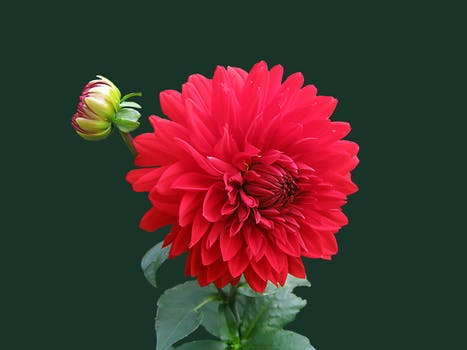
#> input picture src/Images and Videos/img.jpeg, 467 x 350 px
$ python Cartoon_Effect.py
#> lines starting #> are read from the running program, lines starting #| are printed output that depends on the picture; after the words box and inside, x2 and y2 are one past the last pixel; in counts of white or black regions, pixels touching at a corner belong together
#import package

import cv2
import numpy as np

# read image
img = cv2.imread('../Images and Videos/img.jpeg')
#> img is the input picture: shape (350, 467, 3); mean B, G, R 45.6, 50, 72.5

# image shape
h,w,c = img.shape
#> h = 350; w = 467; c = 3
print(f'Image shape : ({h},{w})')
#| Image shape : (350,467)

# resize the image
img_resize = cv2.resize(img, (600,600))
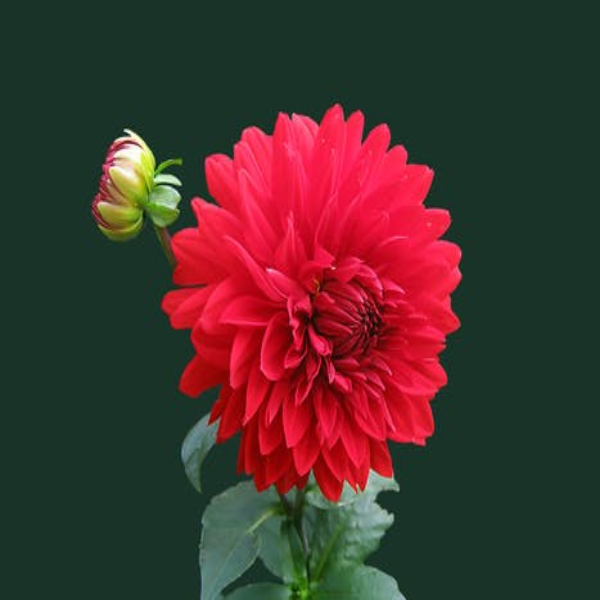
#> img_resize: shape (600, 600, 3); mean B, G, R 45.6, 49.9, 72.4

# Dataloader
num_bilateral = 7          # number of bilateral filtering steps

cv2.imshow('original',img)
cv2.imshow('resized_img',img_resize)
# apply small bilateral filter instead of applying one large filter
'''
Arguments of bilateral filter
1. d: Diameter of each pixel neighborhood
2. sigmaColor :  filter sigma in the color space
3. sigmaSpace :  filter sigma in the coordinate space.
'''

for i in range(num_bilateral):
    img_color = cv2.bilateralFilter(img_resize,d=9,
                                        sigmaColor=9,
                                        sigmaSpace=7)

cv2.imshow('Bilateral_Image',img_color)

img_gray = cv2.cvtColor(img_resize, cv2.COLOR_BGR2GRAY)
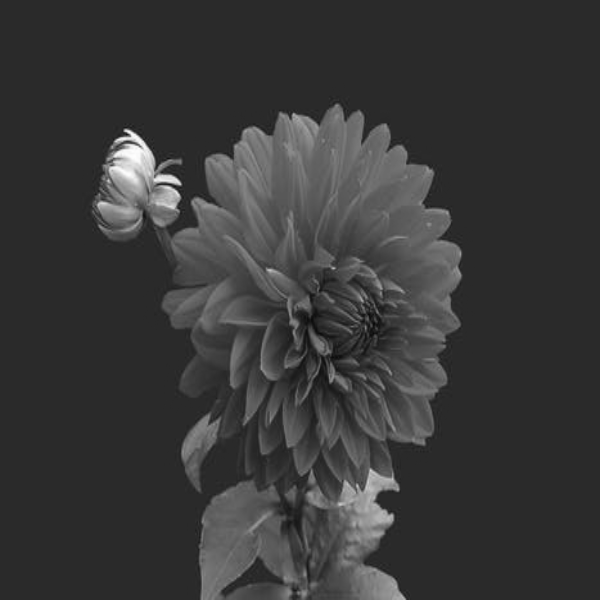
#> img_gray: shape (600, 600); min 8, max 254, mean 56.2
img_blur = cv2.medianBlur(img_gray, 7)

img_edge = cv2.adaptiveThreshold(img_blur, 255,
                                   cv2.ADAPTIVE_THRESH_MEAN_C,
                                   cv2.THRESH_BINARY,
                                   blockSize=9,
                                   C=2)
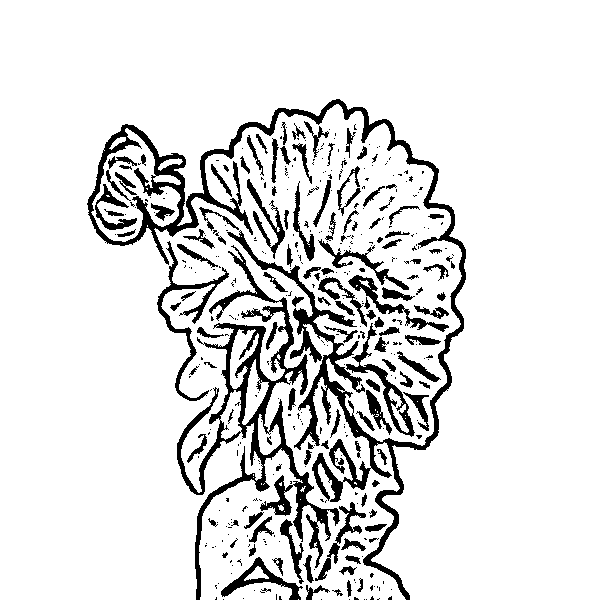
#> img_edge: shape (600, 600); 88.4% white; 398 black regions (268 under 20 px), largest, box (x1, y1, x2, y2) and area: (87, 99, 466, 600) 14358, (177, 245, 340, 600) 8607, (157, 241, 229, 401) 1409

# single channel (Grayscale)
cv2.imshow('img_edge_before_rgb',img_edge)
print(img_edge.shape)
#| (600, 600)

# 3 channel (RGB)
img_edge = cv2.cvtColor(img_edge, cv2.COLOR_GRAY2RGB)
print(img_edge.shape)
#| (600, 600, 3)

cv2.imshow('img_edge_after_rgb',img_edge)
img_cartoon = cv2.bitwise_and(img_color, img_edge)
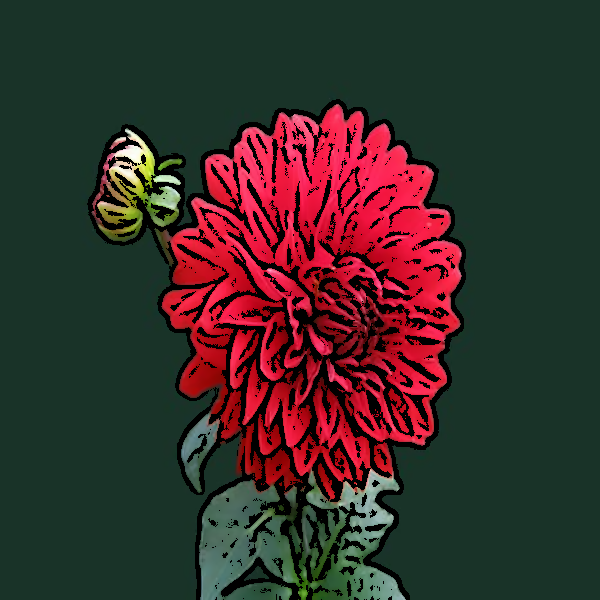
#> img_cartoon: shape (600, 600, 3); mean B, G, R 41.1, 45.6, 57.7
output = np.hstack([img_resize,img_cartoon])
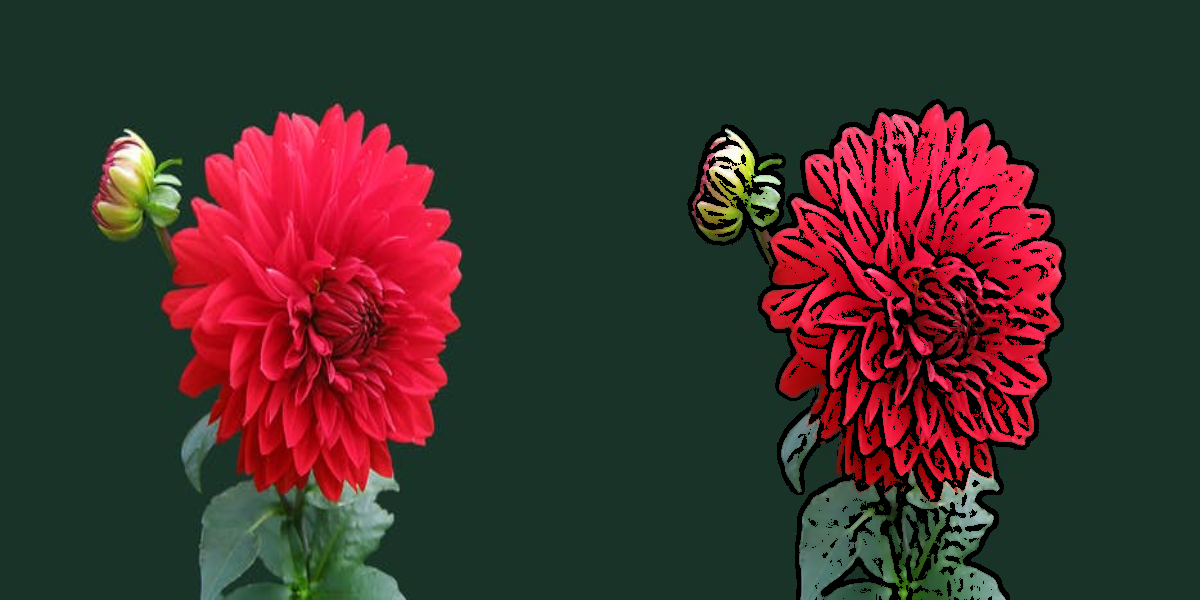
#> output: shape (600, 1200, 3); mean B, G, R 43.4, 47.8, 65.1

cv2.imshow('output',output)

# save the image
cv2.imwrite('output.jpg',output)

cv2.waitKey(0)
cv2.destroyAllWindows()
